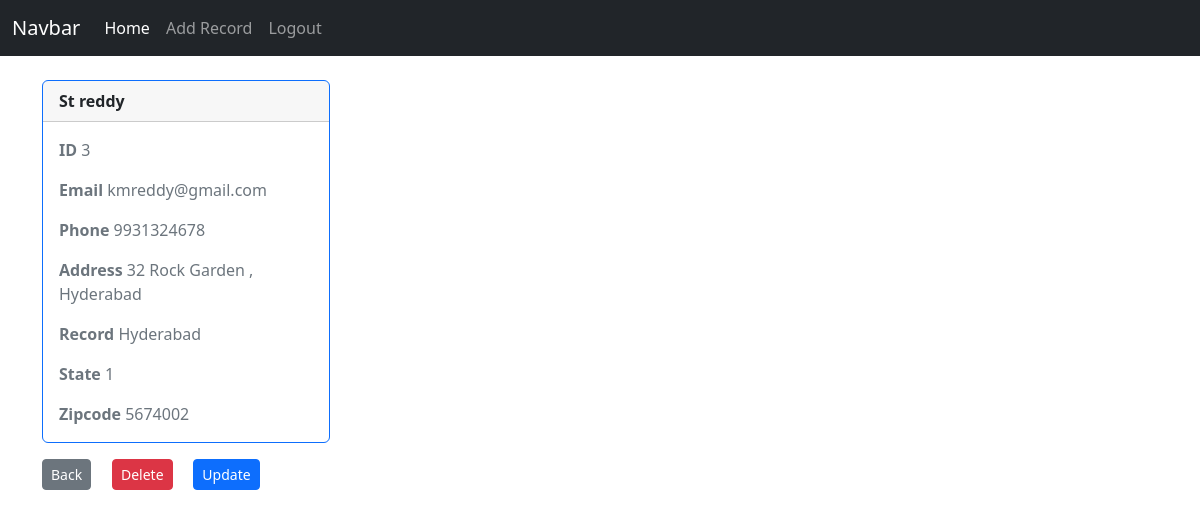
/customer_detail/3 (signed in), run on the app's committed database.
### website/models.py (models this page shows, shortened)
class Record(models.Model):
    created_at = models.DateTimeField(auto_now_add=True)
    first_name = models.CharField(max_length=64)
    last_name = models.CharField(max_length=64)
    email = models.EmailField()
    phone = models.CharField(max_length=15)
    address = models.CharField(max_length=164)
    city = models.CharField(max_length=64)
    state = models.CharField(max_length=64)
    zipcode = models.CharField(max_length=10)

### website/views.py (the view)
# urls.py: path('customer_detail/<int:pk>', views.customer_detail,name='customer-detail'),
def customer_detail(request,pk):
    if request.user.is_authenticated:
        customer_record = Record.objects.get(pk=pk)
        return render(request,'website/customer_details.html',{'customer_record':customer_record})
    else:
        messages.success(request,"You Must Have to login to make changes and view")

### website/templates/website/customer_details.html
  {% extends 'website/base.html' %}
{%block content%}
<div class="card border-primary mb-3" style="max-width: 18rem;">
    <div class="card-header"><strong>{{customer_record.first_name}} {{customer_record.last_name}}</strong></div>
    <div class="card-body text-secondary">
   <p class="card-text"><strong> ID</strong>  {{customer_record.id}}</p>
      <p class="card-text"><strong>Email</strong> {{customer_record.email}}</p>
      <p class="card-text"><strong>Phone</strong> {{customer_record.phone}}</p>
      <p class="card-text"><strong>Address</strong> {{customer_record.address}}</p>
      <p class="card-text"> <strong>Record</strong> {{customer_record.city}}</p>
      <p class="card-text"><strong>State</strong> {{customer_record.state}}</p>
      <p class="card-text"><strong>Zipcode</strong> {{customer_record.zipcode}}</p>
    </div>
  </div>
  <a href="{% url 'home' %} " class="btn btn-secondary btn-sm">Back</a>&nbsp;&nbsp;&nbsp;&nbsp;
  <a href="{% url 'delete' customer_record.id %} " class="btn btn-secondary btn-danger btn-sm">Delete</a>&nbsp;&nbsp;&nbsp;&nbsp;
  <a href="{% url 'update' customer_record.id %} " class="btn btn-primary btn-sm">Update</a>&nbsp;&nbsp;&nbsp;&nbsp;
    {% endblock %}

### data on the page
Record: first_name "St", last_name "reddy", id "3", email "kmreddy@gmail.com", phone "9931324678", address "32 Rock Garden , Hyderabad", city "Hyderabad", state "1", zipcode "5674002"
